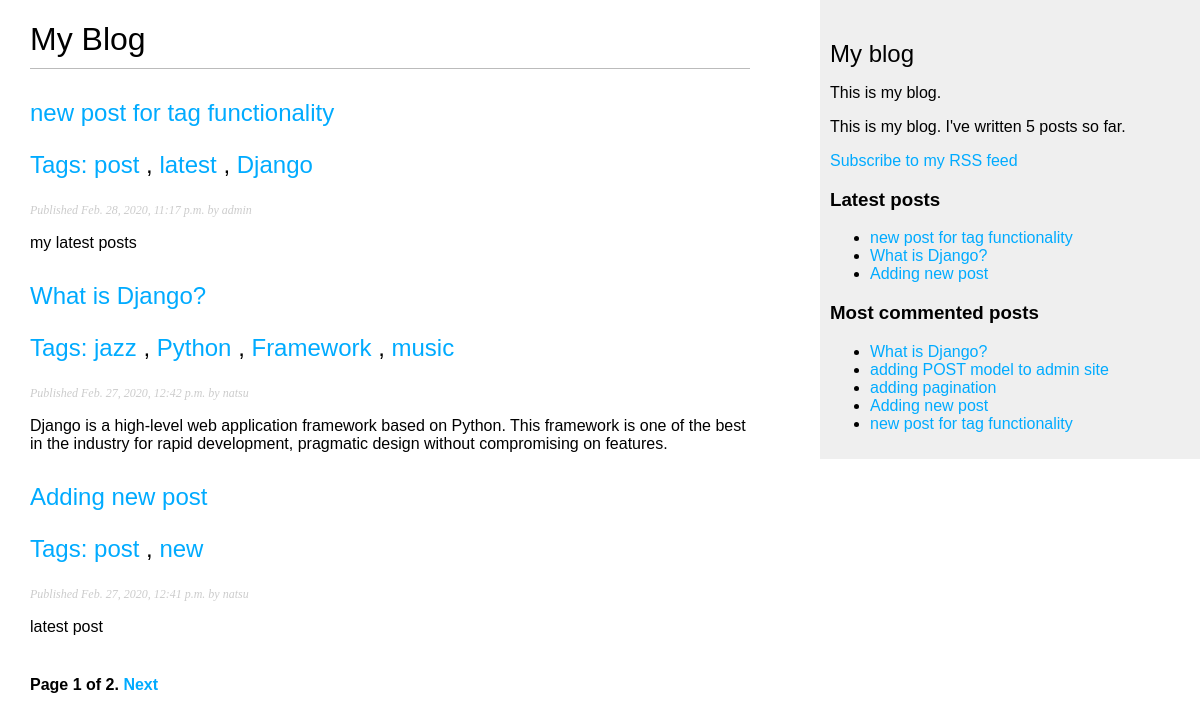
Page /blog/ on the earlier database version.
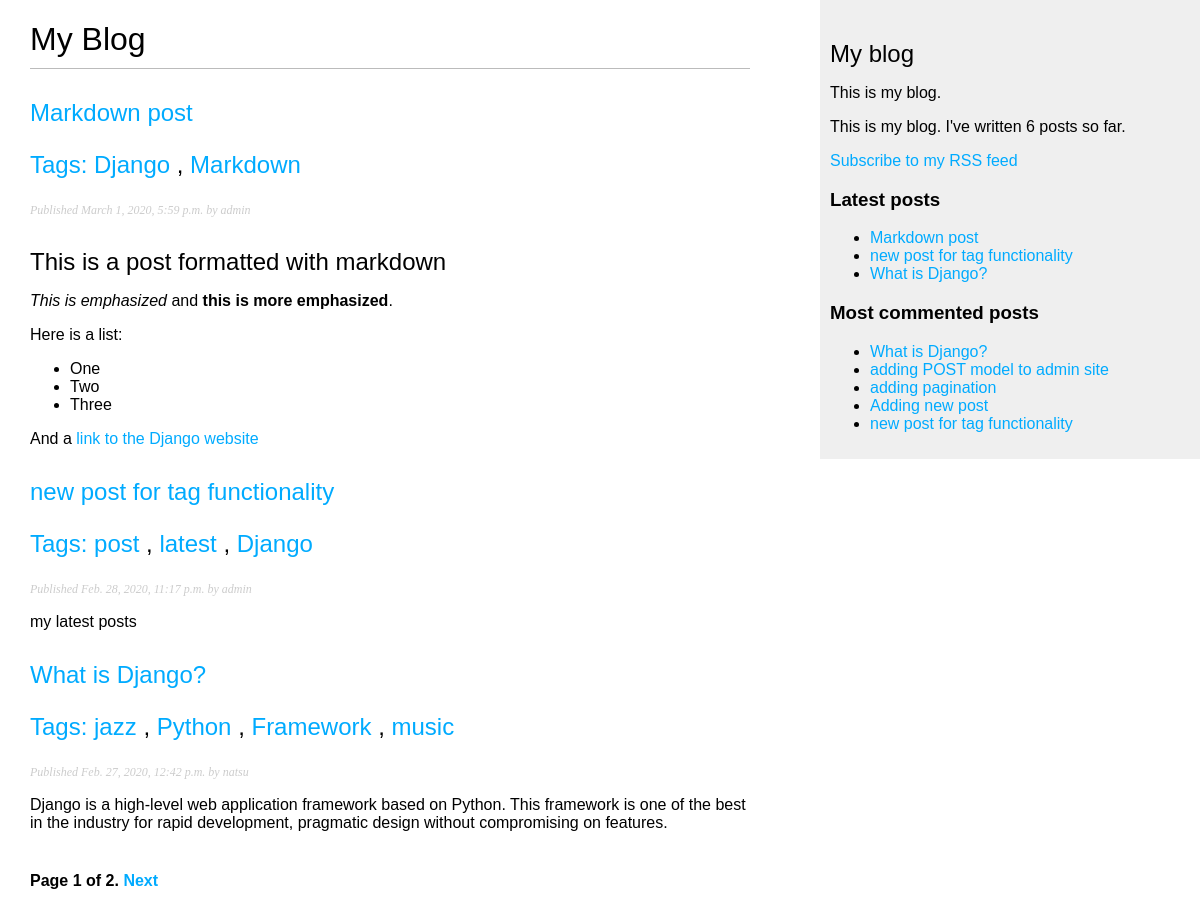
Same page on the later database version.
### blog/models.py (models this page shows, shortened)
class Post(models.Model):
    STATUS_CHOICES = (
        ('draft', 'Draft'),
        ('published', 'Published'),
    )
    title = models.CharField(max_length=250)
    slug = models.SlugField(max_length=250, unique_for_date='publish')
    author = models.ForeignKey(User, on_delete=models.CASCADE, related_name='blog_posts')
    body = models.TextField()
    publish = models.DateTimeField(default=timezone.now)
    created = models.DateTimeField(auto_now_add=True)
    updated = models.DateTimeField(auto_now=True)
    status = models.CharField(max_length=10, choices=STATUS_CHOICES, default='draft')
    objects = models.Manager() # The default manager.
    published = PublishedManager() # Our custom manager
    tags = TaggableManager()
    class Meta:
        ordering = ('-publish',)
    def get_absolute_url(self):
        return reverse('blog:post_detail',args=[self.publish.year,self.publish.month,self.publish.day,self.slug])

### blog/views.py (the view)
# urls.py: path('', views.post_list, name='post_list'),
def post_list(request, tag_slug=None):
    object_list = Post.published.all()
    tag = None
    if tag_slug:
        tag = get_object_or_404(Tag, slug=tag_slug)
        object_list = object_list.filter(tags__in=[tag])
    paginator = Paginator(object_list, 3) # 3 posts in each page
    page = request.GET.get('page')
    try:
        posts = paginator.page(page)
    except PageNotAnInteger:
        posts = paginator.page(1)
    except EmptyPage:
        posts = paginator.page(paginator.num_pages)
    return render(request,'blog/post/list.html',{'page':page,'posts': posts,'tag': tag})

### blog/models.py (called while the page is built)
    def get_queryset(self):
        return super(PublishedManager, self).get_queryset().filter(status='published')

### blog/templatetags/blog_tags.py (called while the page is built)
@register.simple_tag
def total_posts():
    return Post.published.count()

@register.inclusion_tag('blog/post/latest_posts.html')
def show_latest_posts(count=5):
    latest_posts = Post.published.order_by('-publish')[:count]
    return {'latest_posts': latest_posts}

@register.simple_tag
def get_most_commented_posts(count=5):
    return Post.published.annotate(total_comments=Count('comments')).order_by('-total_comments')[:count]

@register.filter(name='markdown')
def markdown_format(text):
    return mark_safe(markdown.markdown(text))

### blog/templates/blog/post/list.html (shortened to what this page needs)
{% extends "blog/base.html" %}
{% load blog_tags %}
{% block content %}
    <h1>My Blog</h1>
    {% for post in posts %}
        <h2>
            <a href="{{ post.get_absolute_url }}">
                {{ post.title }}
                <p class="tags">
                    Tags:
                    {% for tag in post.tags.all %}
                        <a href="{% url 'blog:post_list_by_tag' tag.slug %}">
                            {{ tag.name }}
                        </a>
                        {% if not forloop.last %}, {% endif %}
                    {% endfor %}
                </p>
            </a>
        </h2>
    <p class="date">
        Published {{ post.publish }} by {{ post.author }}
    </p>
    {{ post.body|markdown|truncatewords_html:30 }}
    {% endfor %}
    {% include "pagination.html" with page=posts %}
{% endblock %}

### blog/templates/blog/base.html (shortened to what this page needs)
{% load blog_tags %}
{% load static %}
<!DOCTYPE html>
<html>
<head>
    <link href="{% static "css/blog.css" %}" rel="stylesheet">
</head>
<body>
    <div id="content">
        {% block content %}
        {% endblock %}
    </div>
    <div id="sidebar">
        <h2>My blog</h2>
            <p>This is my blog.</p>
            <p>This is my blog. I've written {% total_posts %} posts so far.</p>
            <p><a href="{% url "blog:post_feed" %}">Subscribe to my RSS feed</a></p>
            <h3>Latest posts</h3>
            {% show_latest_posts 3 %}
        <h3>Most commented posts</h3>
        {% get_most_commented_posts as most_commented_posts %}
        <ul>
        {% for post in most_commented_posts %}
            <li>
                <a href="{{ post.get_absolute_url }}">{{ post.title }}</a>
            </li>
        {% endfor %}
        </ul>
    </div>
</body>
</html>

### blog/templates/blog/post/latest_posts.html
<ul>
{% for post in latest_posts %}
    <li>
        <a href="{{ post.get_absolute_url }}">{{ post.title }}</a>
    </li>
{% endfor %}
</ul>

Differences in the rows shown:
no longer on one of the page's lists (row unchanged): Post: title "Adding new post", publish "Feb. 27, 2020, 12:41 p.m.", author "natsu", body "latest post"
added Post: title "Markdown post", publish "March 1, 2020, 5:59 p.m.", author "admin", body "This is a post formatted with markdown This is emphasized and this is more emphasized . Here is a list: One Two Three And a link to the Django website", Tag (name "Django")
added Tag: name "Markdown", shown under "Markdown post"
computed for Post "Adding new post": loses Tag (name "new"); loses Tag (name "post")
Other differences:
text no longer shown: "5"
text now shown: "6"
